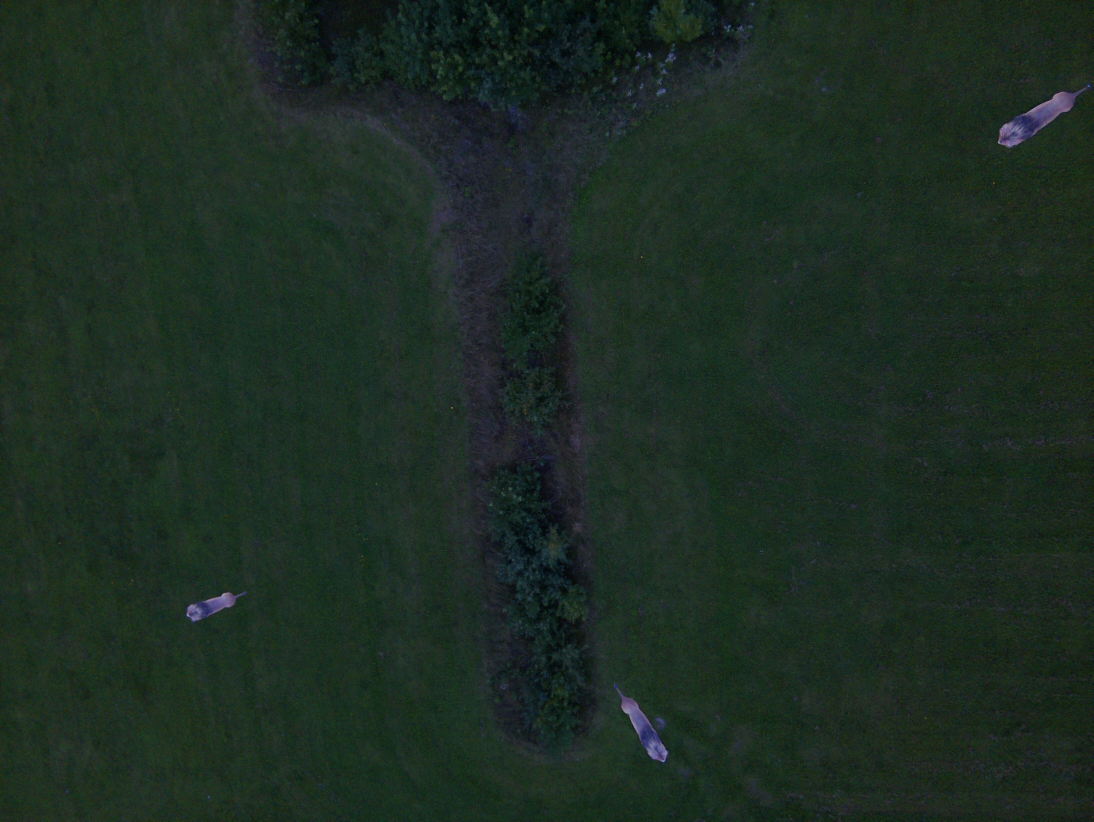
#> input picture assets/capture_4/img_10.jpg, 3280 x 2464 px (shown at 1/3 size)
$ python grass_detection_image.py
#> lines starting #> are read from the running program, lines starting #| are printed output that depends on the picture; after the words box and inside, x2 and y2 are one past the last pixel; in counts of white or black regions, pixels touching at a corner belong together
import numpy as np
import cv2

##FOR PICTURE
image_path = 'assets/capture_4/img_10.jpg'
frame = cv2.imread(image_path)
#> frame is the input picture: shape (2464, 3280, 3); mean B, G, R 34.5, 44.4, 29.1

if frame is None:
    print("Error: Could not read image")
    exit()
height, width = frame.shape[:2]

# Process the frame (detect grass)
hsv = cv2.cvtColor(frame, cv2.COLOR_BGR2HSV)
#> hsv: shape (2464, 3280, 3); mean H, S, V 71.9, 95.7, 45.1

# Use a single, broader range for natural grass/ground detection
# This covers green grass, brown soil, and dead vegetation
lower_ground = np.array([0, 0, 10])     # Very broad range for natural ground
upper_ground = np.array([95, 255, 200]) # Covers green to brown hues

# Create initial mask
mask = cv2.inRange(hsv, lower_ground, upper_ground)
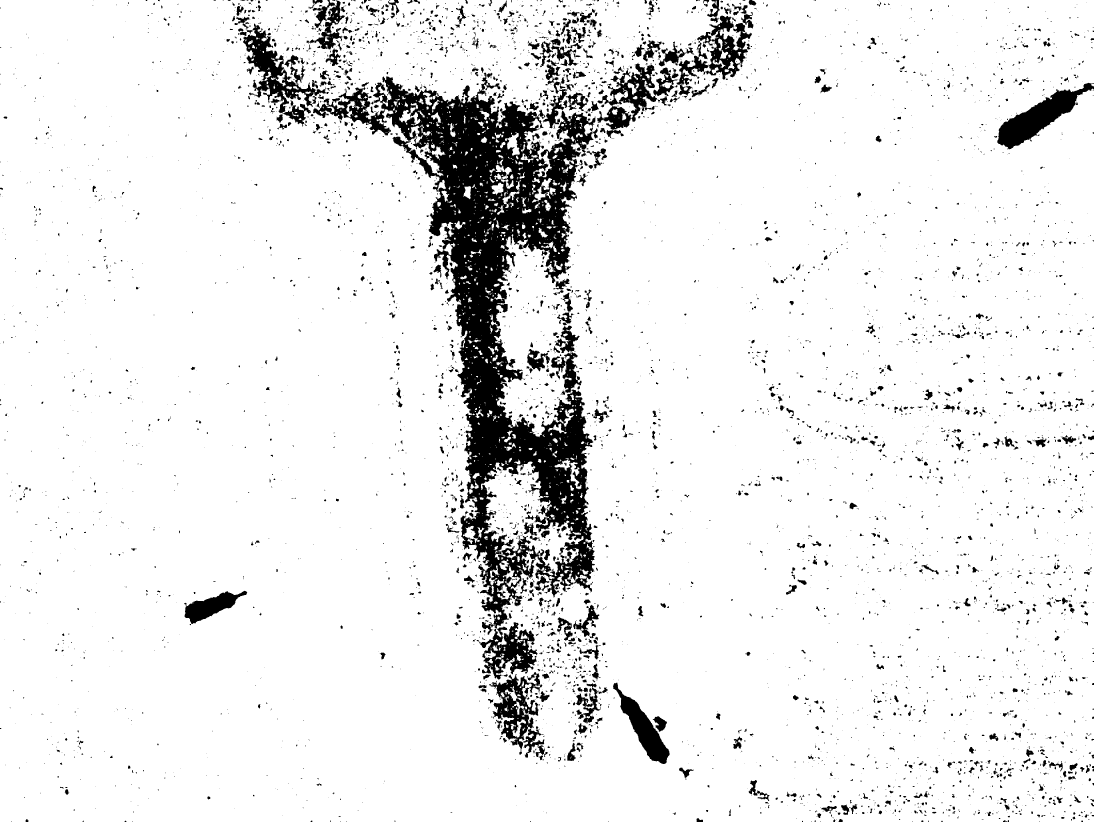
#> mask: shape (2464, 3280) (shown at 1/3 size); 91.8% white; 6080 black regions (4464 under 20 px), largest, box (x1, y1, x2, y2) and area: (939, 218, 1793, 1886) 368272, (729, 70, 986, 380) 20954, (2992, 248, 3280, 448) 19173

# Apply aggressive morphological operations to clean up and connect regions
# Use progressively larger kernels for better grass connectivity
kernel_small = np.ones((3,3), np.uint8)
kernel_medium = np.ones((9,9), np.uint8)
kernel_large = np.ones((21,21), np.uint8)
kernel_xlarge = np.ones((31,31), np.uint8)

# First, close small gaps
mask = cv2.morphologyEx(mask, cv2.MORPH_CLOSE, kernel_small)
#> mask: shape (2464, 3280); 92.3% white; 2478 black regions (915 under 20 px), largest, box (x1, y1, x2, y2) and area: (1144, 230, 1786, 1885) 338371, (2992, 249, 3280, 447) 19062, (730, 72, 977, 339) 16322

# Remove very small noise
mask = cv2.morphologyEx(mask, cv2.MORPH_OPEN, kernel_small)
#> mask: shape (2464, 3280); 92.2% white; 2208 black regions (840 under 20 px), largest, box (x1, y1, x2, y2) and area: (1120, 230, 1786, 2038) 368813, (2992, 249, 3280, 447) 19107, (730, 72, 977, 339) 17024

# Aggressively connect grass regions with larger kernels
mask = cv2.morphologyEx(mask, cv2.MORPH_CLOSE, kernel_medium)
#> mask: shape (2464, 3280); 94.3% white; 308 black regions, largest, box (x1, y1, x2, y2) and area: (1144, 232, 1776, 1619) 265721, (2994, 250, 3277, 446) 18883, (1856, 2075, 2008, 2291) 11796
mask = cv2.morphologyEx(mask, cv2.MORPH_CLOSE, kernel_large)
#> mask: shape (2464, 3280); 96.8% white; 48 black regions, largest, box (x1, y1, x2, y2) and area: (1288, 304, 1515, 1247) 106132, (1408, 1232, 1757, 1568) 50181, (2996, 272, 3230, 440) 17829

# Final massive closing to create large connected grass areas
mask = cv2.morphologyEx(mask, cv2.MORPH_CLOSE, kernel_xlarge)
#> mask: shape (2464, 3280); 97.9% white; 25 black regions, largest, box (x1, y1, x2, y2) and area: (2996, 273, 3225, 438) 17618, (1411, 1252, 1525, 1419) 15172, (1384, 1074, 1504, 1230) 13524

# Dilate to ensure good grass coverage
mask = cv2.dilate(mask, kernel_medium, iterations=2)
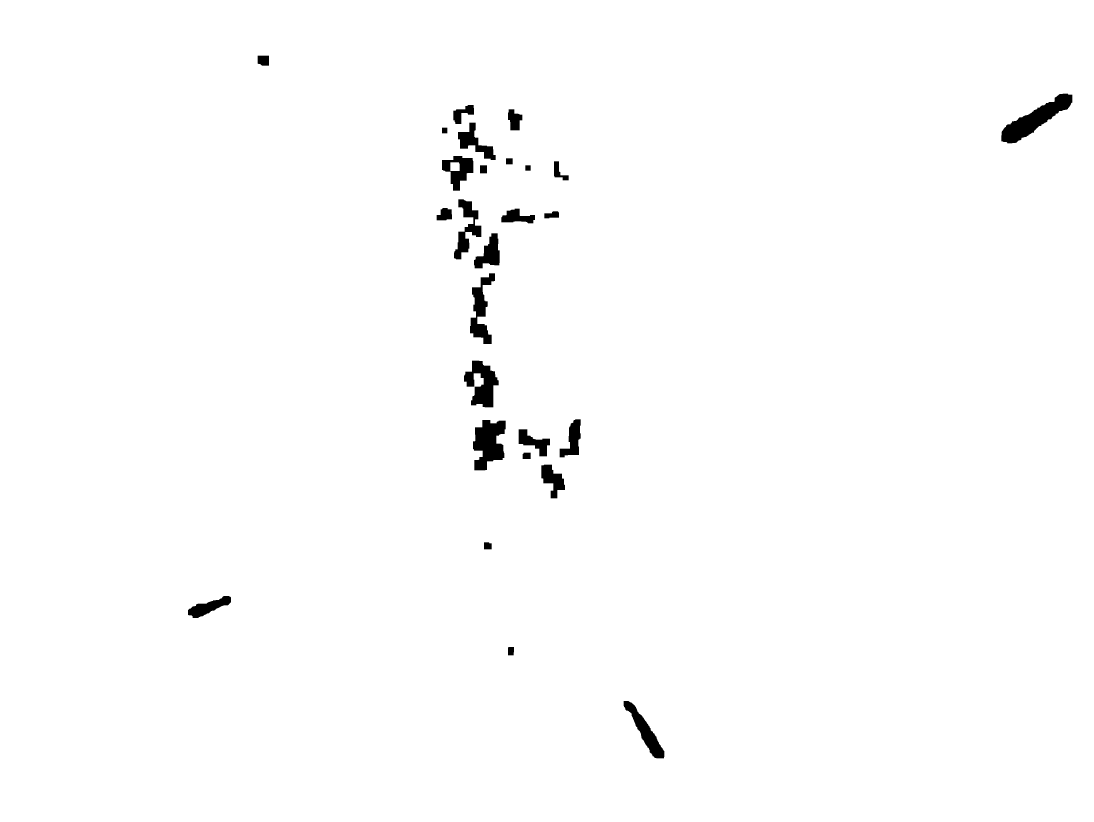
#> mask: shape (2464, 3280) (shown at 1/3 size); 98.9% white; 27 black regions, largest, box (x1, y1, x2, y2) and area: (3004, 281, 3217, 430) 11570, (1419, 1260, 1517, 1411) 10004, (1392, 1082, 1496, 1222) 8260

# Remove any remaining small grass patches that shouldn't be grass
# This aggressive opening will eliminate small isolated grass areas
kernel_aggressive = np.ones((15,15), np.uint8)
mask = cv2.morphologyEx(mask, cv2.MORPH_OPEN, kernel_aggressive)

#Invert the mask to get the non-green areas
mask_inv = cv2.bitwise_not(mask)  #Invert the mask to get non-green areas

# Add edge detection to help identify animal boundaries
gray = cv2.cvtColor(frame, cv2.COLOR_BGR2GRAY)

# Apply Gaussian blur to reduce noise before edge detection
blurred = cv2.GaussianBlur(gray, (5, 5), 0)

# Use Canny edge detection
edges = cv2.Canny(blurred, 50, 150)
#> edges: shape (2464, 3280); 0.04% white in thin lines or dots, all inside (x1, y1, x2, y2) = (560, 75, 3272, 2287)

# Dilate edges to make them more prominent
edge_kernel = np.ones((3,3), np.uint8)
edges = cv2.dilate(edges, edge_kernel, iterations=1)
#> edges: shape (2464, 3280); 0.13% white; 26 white regions, largest, box (x1, y1, x2, y2) and area: (2992, 252, 3273, 443) 2209, (1851, 2062, 2004, 2288) 1693, (582, 1773, 733, 1866) 1367

# Combine edge information with non-grass areas
# Only keep edges that are in non-grass areas (potential animals)
edges_in_non_grass = cv2.bitwise_and(edges, mask_inv)
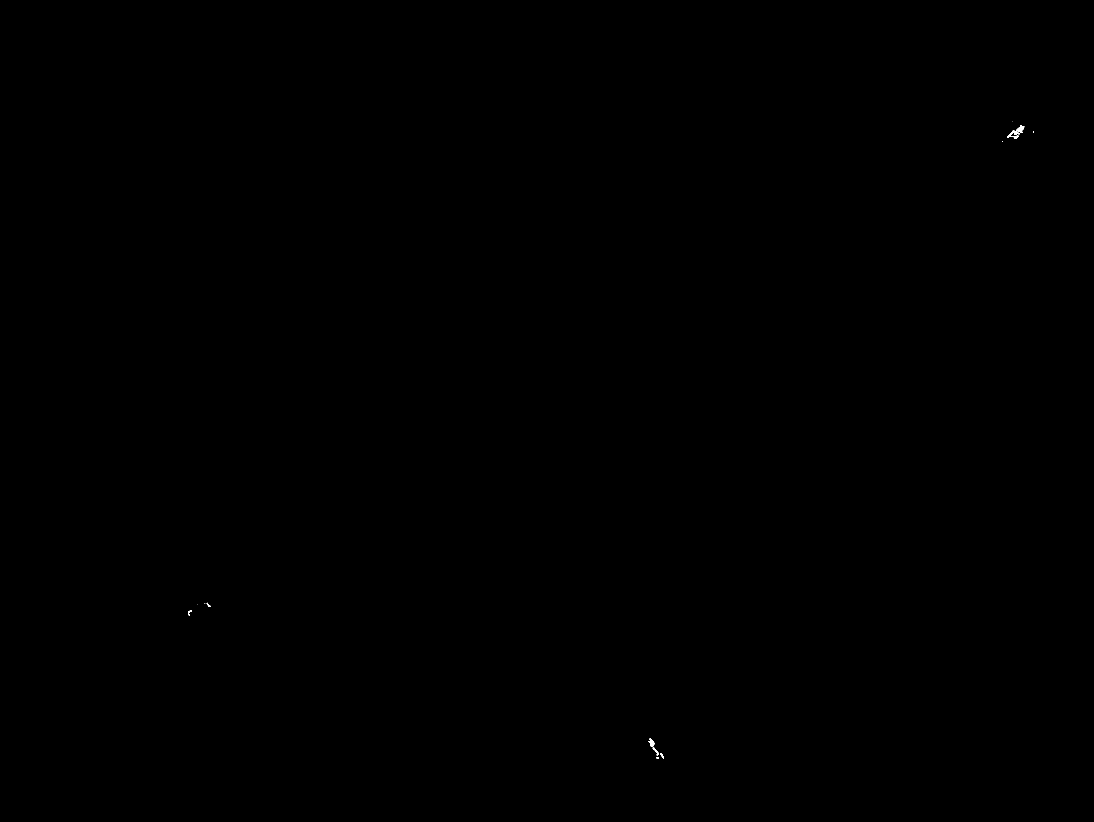
#> edges_in_non_grass: shape (2464, 3280) (shown at 1/3 size); 0.02% white; 14 white regions (5 under 20 px), largest, box (x1, y1, x2, y2) and area: (3049, 375, 3073, 399) 293, (1946, 2216, 1964, 2240) 249, (3021, 391, 3059, 413) 234

# Create a hybrid approach: start with non-grass areas and enhance with edges
# Apply light morphological operations to clean up the non-grass mask
kernel_cleanup = np.ones((5,5), np.uint8)  # Smaller kernel to preserve animals
kernel_final = np.ones((3,3), np.uint8)    # Smaller kernel

# Light cleanup of the inverted mask (non-grass areas)
cleaned_non_grass = cv2.morphologyEx(mask_inv, cv2.MORPH_OPEN, kernel_cleanup)
cleaned_non_grass = cv2.morphologyEx(cleaned_non_grass, cv2.MORPH_CLOSE, kernel_final)

# Remove only very small connected components from non-grass areas
num_labels, labels, stats, centroids = cv2.connectedComponentsWithStats(cleaned_non_grass)
#> labels: shape (2464, 3280) int32; 29 distinct labels, from 0 to 28
#> num_labels = 29; stats = 29 rows, first 6: [0, 0, 3280, 2464, 7990643], [773, 167, 34, 30, 967], [3004, 281, 213, 149, 11570], [1360, 315, 62, 57, 1788], [1524, 328, 43, 63, 1898], [1374, 368, 113, 112, 4583]; centroids = 29 pairs, first value 625 to 3105.3, second value 180.8 to 2194.4
filtered_non_grass = np.zeros_like(cleaned_non_grass)
min_non_grass_area = 500  # Lower threshold to preserve more animals

for i in range(1, num_labels):  # Skip background (label 0)
    area = stats[i, cv2.CC_STAT_AREA]
    if area >= min_non_grass_area:
        filtered_non_grass[labels == i] = 255
#> this loop made 28 passes
#> area on passes 1 to 8: 967, 11570, 1788, 1898, 4583, 272, 5118, 360
#> filtered_non_grass: shape (2464, 3280); 1.1% white; 22 white regions

# Simple approach: use the filtered non-grass areas directly
# This is less aggressive and should preserve animals better
mask_inv = filtered_non_grass

result = cv2.bitwise_and(frame, frame, mask=mask_inv) #Change mask depending on what you want to see

#Draw circles around detected items in non-grass areas (potential animals)
contours, _ = cv2.findContours(mask_inv, cv2.RETR_EXTERNAL, cv2.CHAIN_APPROX_SIMPLE)
#> contours = 22 contours; largest, box (x1, y1, x2, y2) and area: (3004, 281, 3217, 430) 11290, (1419, 1260, 1517, 1411) 9714, (1392, 1082, 1496, 1222) 7950, (1871, 2103, 1993, 2275) 5987, (1326, 468, 1420, 572) 5648

print(f"Found {len(contours)} potential objects")
#| Found 22 potential objects
animal_count = 0

for contour in contours:
    area = cv2.contourArea(contour)
    # Lower threshold to catch more animals
    if area > 600:  # Reduced threshold
        (x, y), radius = cv2.minEnclosingCircle(contour)
        center = (int(x), int(y))
        radius = int(radius)

        # Additional filters for animal detection
        rect = cv2.boundingRect(contour)
        aspect_ratio = rect[2] / rect[3]  # width/height

        # Calculate additional shape features
        hull = cv2.convexHull(contour)
        hull_area = cv2.contourArea(hull)
        solidity = area / hull_area if hull_area > 0 else 0  # How convex the shape is

        # Calculate extent (area vs bounding rectangle area)
        rect_area = rect[2] * rect[3]
        extent = area / rect_area if rect_area > 0 else 0

        # More permissive filtering to preserve animals
        if (0.1 <= aspect_ratio <= 8.0 and  # Very permissive aspect ratio
            solidity > 0.2 and               # Very permissive solidity
            extent > 0.15 and                # Permissive extent
            area <= 40000 and                # Not too large
            area >= 600):                    # Lower minimum

            animal_count += 1

            # Color coding based on confidence
            if area > 2000 and 0.3 <= aspect_ratio <= 4.0 and solidity > 0.4:
                color = (0, 255, 0)  # Green for high confidence
                thickness = 3
            elif area > 1000 and solidity > 0.3:
                color = (0, 255, 255)  # Yellow for medium confidence
                thickness = 2
            else:
                color = (0, 165, 255)  # Orange for low confidence
                thickness = 1

            cv2.circle(result, center, radius, color, thickness)

            # Add detailed information
            cv2.putText(result, f'Animal {animal_count}', (center[0]-30, center[1]-radius-25),
                       cv2.FONT_HERSHEY_SIMPLEX, 0.5, color, 1)
            cv2.putText(result, f'Area: {int(area)}', (center[0]-30, center[1]-radius-10),
                       cv2.FONT_HERSHEY_SIMPLEX, 0.4, color, 1)
            cv2.putText(result, f'AR: {aspect_ratio:.2f}', (center[0]-30, center[1]+radius+15),
                       cv2.FONT_HERSHEY_SIMPLEX, 0.4, color, 1)
#> this loop made 22 passes
#> (area, x, y, radius, center, rect, aspect_ratio, hull_area) on passes 1, 3, 5, 6, 7: (5987, 1931, 2188.5, 104, (1931, 2188), (1871, 2103, 122, 172), 0.709, 6891), (3688, 1647.5, 1445, 54, (1647, 1445), (1624, 1394, 71, 101), 0.703, 5128), (9714, 1469.5, 1336, 87, (1469, 1336), (1419, 1260, 98, 151), 0.649, 12631.5), (3639, 1710, 1314.5, 64, (1710, 1314), (1679, 1258, 63, 114), 0.553, 4955), (7950.5, 1447.5, 1151.5, 76, (1447, 1151), (1392, 1082, 104, 140), 0.743, 11290)
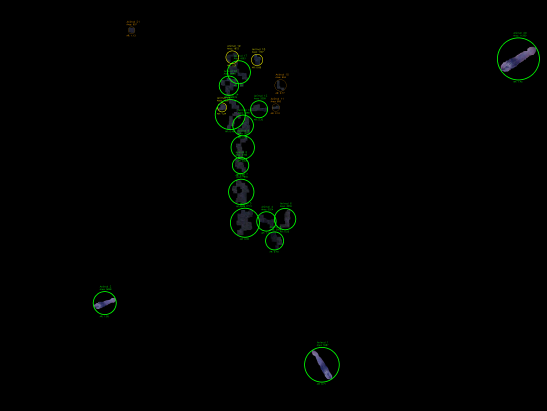
#> result: shape (2464, 3280, 3) (shown at 1/6 size); mean B, G, R 0.7, 1.9, 0.7
#> after the loop, animal_count = 21

print(f"Detected {animal_count} potential animals")
#| Detected 21 potential animals

#Create an empty image to display results
image = np.zeros(frame.shape, np.uint8)  # Create an empty image to display results
smaller_original = cv2.resize(frame, (0, 0), fx=0.5, fy=0.5)  # Resize the original frame to half its size
smaller_hsv = cv2.resize(hsv, (0, 0), fx=0.5, fy=0.5)  # Resize the HSV frame to half its size
#> smaller_hsv: shape (1232, 1640, 3); mean H, S, V 72, 95.9, 45.3
smaller_mask = cv2.resize(mask, (0, 0), fx=0.5, fy=0.5)  # Resize the mask to half its size
smaller_mask_3ch = cv2.cvtColor(smaller_mask, cv2.COLOR_GRAY2BGR)  # Convert mask to 3-channel for display
smaller_result = cv2.resize(result, (0, 0), fx=0.5, fy=0.5)  # Resize the result frame to half its size

# Also show edges for debugging
smaller_edges = cv2.resize(edges_in_non_grass, (0, 0), fx=0.5, fy=0.5)  # Show edges in non-grass areas
smaller_edges_3ch = cv2.cvtColor(smaller_edges, cv2.COLOR_GRAY2BGR)  # Convert to 3-channel

#Combine the resized images into one (2x3 grid layout)
image[:height//2, :width//2] = smaller_original  # Place the original frame in the top-left corner
image[height//2:, :width//2] = smaller_mask_3ch  # Place the mask in the bottom-left corner
image[:height//2, width//2:] = smaller_hsv  # Place the HSV frame in the top-right corner
image[height//2:, width//2:] = smaller_result  # Place the result frame in the bottom-right corner

# Create a separate window for edges
smaller_edges_3ch = cv2.resize(smaller_edges_3ch, (0, 0), fx=0.5, fy=0.5)  # Resize edges for display
#> smaller_edges_3ch: shape (616, 820, 3)
cv2.imshow("Edges", smaller_edges_3ch)

#Text annotations for each section
image = cv2.putText(image, 'Original', (10, 30), cv2.FONT_HERSHEY_SIMPLEX, 1, (0, 0, 0), 2, cv2.LINE_AA)  # Add text to the image
image = cv2.putText(image, 'Grass Mask', (10, height // 2 + 30), cv2.FONT_HERSHEY_SIMPLEX, 1, (255, 255, 255), 2, cv2.LINE_AA)  # Add text to the image
image = cv2.putText(image, 'HSV', (width // 2 + 10, 30), cv2.FONT_HERSHEY_SIMPLEX, 1, (255, 255, 255), 2, cv2.LINE_AA)  # Add text to the image
image = cv2.putText(image, 'Result', (width // 2 + 10, height // 2 + 30), cv2.FONT_HERSHEY_SIMPLEX, 1, (255, 255, 255), 2, cv2.LINE_AA)  # Add text to the image

image = cv2.resize(image, (0, 0), fx=0.25, fy=0.25)  # Resize the combined image to quarter size
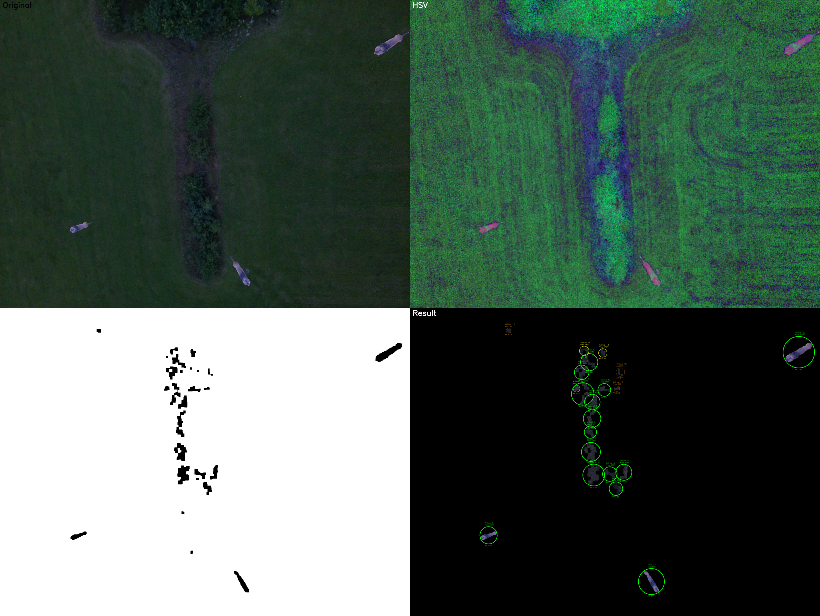
#> image: shape (616, 820, 3); mean B, G, R 90, 98.6, 81.9
cv2.imshow("Combined", image)  # Show the combined image

# Wait for a key press and then close all windows
cv2.waitKey(0)
cv2.destroyAllWindows()
